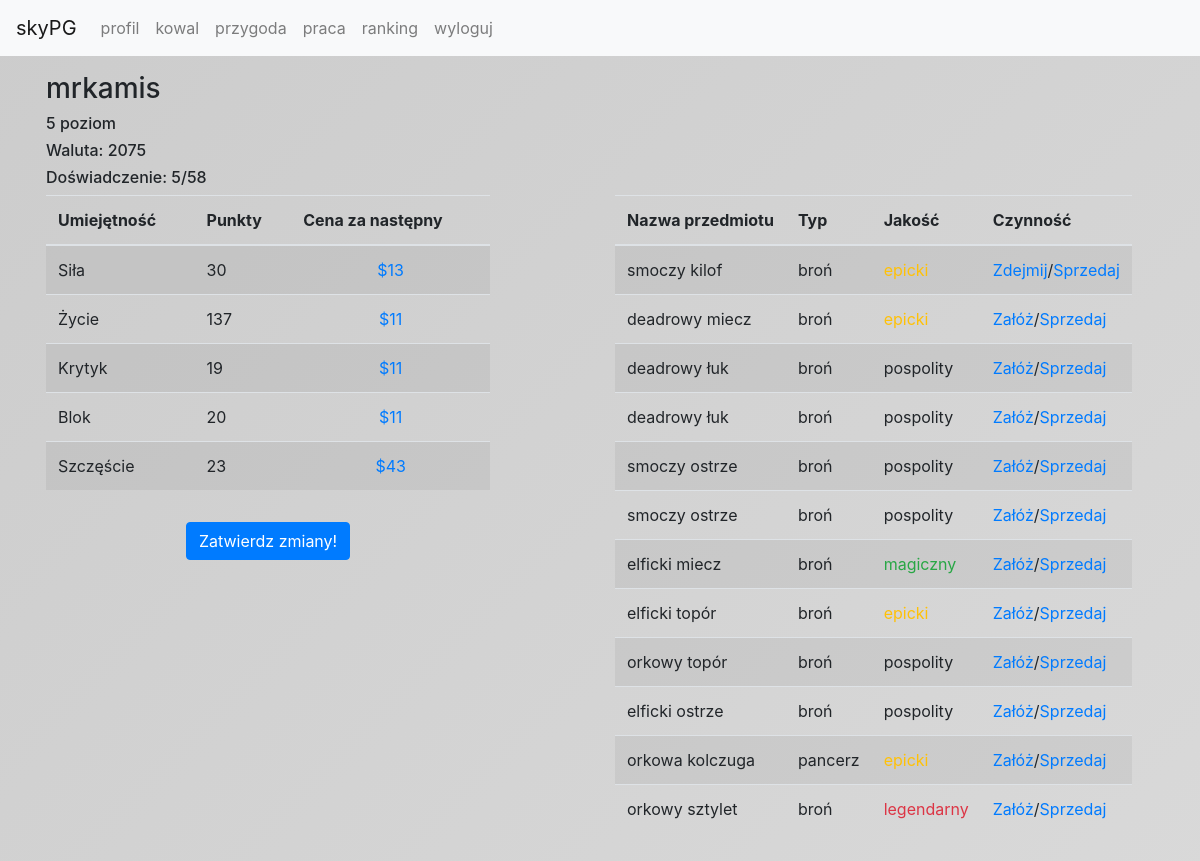
The page /profile (signed in) on the database as committed earlier.
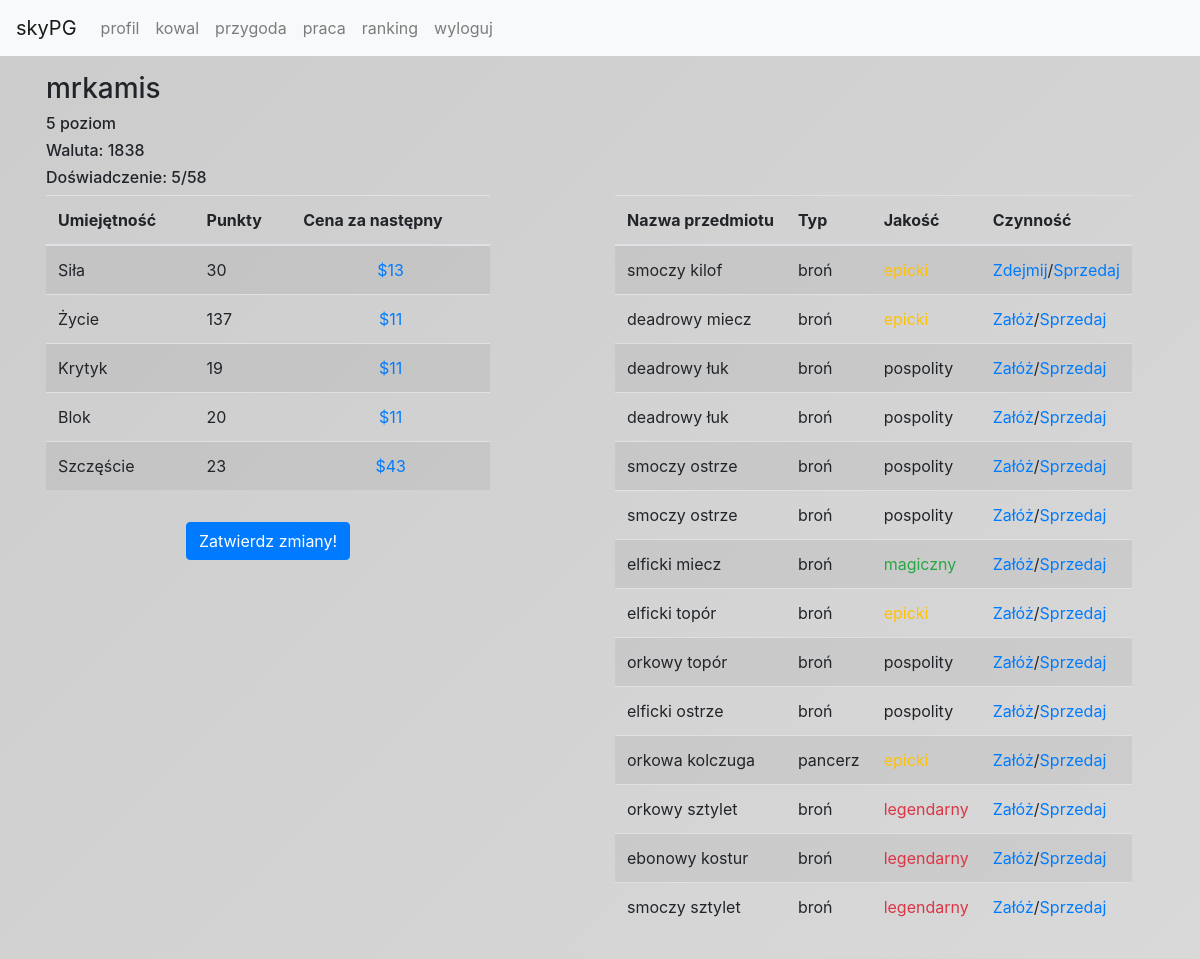
The same page on the database as committed later.
### tables this page shows
CREATE TABLE "users" (
	`id`	INTEGER PRIMARY KEY AUTOINCREMENT,
	`username`	TEXT UNIQUE,
	`password`	TEXT,
	`eq`	TEXT DEFAULT "[]",
	`messages`	TEXT DEFAULT "[]",
	`history`	TEXT DEFAULT "[]",
	`coins`	INTEGER DEFAULT 100,
	`level`	INTEGER DEFAULT 1,
	`statistics`	TEXT DEFAULT '{
  "strength": 15,
  "health": 100,
  "critical": 5,
  "block": 5,
  "luck": 5
}',
	`race`	TEXT,
	`desc`	TEXT DEFAULT "",
	`banned`	INTEGER DEFAULT 0,
	`weapons`	TEXT DEFAULT "[]",
	`experience`	INTEGER DEFAULT 0,
	`lastRefreshShop`	TEXT DEFAULT 0,
	`armors`	TEXT DEFAULT "[]"
);

### app/helpers/user.php (called while the page is built, shortened)
<?php
    class User {
        public static function isLogged() {
            if (isset($_SESSION['username']) && $_SESSION['logged']) {
                return true;
            }
            return false;
        }
        public static function getPublicInfo($username) {
            $conn = Db::getPDO();
            $query = $conn->prepare('SELECT username, level, statistics, race, desc, eq FROM users WHERE username LIKE ?');
            $query->bindParam(1, $username);
            $query->execute();
            $result = $query->fetchAll(PDO::FETCH_ASSOC);
            return $result;
        }
        public static function getAllInfo() {
            $conn = Db::getPDO();
            $query = $conn->prepare('SELECT * FROM users WHERE username LIKE ?');
            $query->bindParam(1, $_SESSION['username']);
            $query->execute();
            $result = $query->fetchAll(PDO::FETCH_ASSOC);
            return $result[0];
        }
    }
?>

### app/helpers/experience.php (called while the page is built, shortened)
<?php
    class Experience {
        public static function getHTML() {
            require_once __DIR__ . '\user.php';
            $user = User::getAllInfo();
            $level = $user['level'];
            $experience = $user['experience'];
            $nextLevel = round($level * 10 + 10 * 0.8);
            return $experience . '/' . $nextLevel;
        }
    }
?>

### app/helpers/statistics.php (called while the page is built, shortened)
<?php
    class Statistics {
        public static function getStatisticsWithEq($username) {
            require_once __DIR__ . '\user.php';
            $user = User::getPublicInfo($username);
            $user = $user[0];
            $statistics = json_decode($user['statistics']);
            $eq = json_decode($user['eq']);
            for ($i = 0; $i < count($eq); $i++) {
                if ($eq[$i]->type == 'broń' && $eq[$i]->state == true) {
                    $weapon = $eq[$i];
                } else if ($eq[$i]->type == 'pancerz' && $eq[$i]->state == true) {
                    $armor = $eq[$i];
                }
            }
            if (@$weapon) {
                $statistics->strength += $weapon->statistics->strength;
                $statistics->health += $weapon->statistics->health;
                $statistics->critical += $weapon->statistics->critical;
                $statistics->block += $weapon->statistics->block;
                $statistics->luck += $weapon->statistics->luck;
            }
            return $statistics;
        }
        public static function howMuchCost($value, $skill, $level) {
            switch ($skill) {
                case 0:
                    return round($value * $level * 0.1 + 5);
                    break;
                case 1:
                    return round($value * $level * 0.01 + 5);
                    break;
                case 2:
                    return round($value * $level * 0.25 + 5);
                    break;
                case 3:
                    return round($value * $level * 0.25 + 5);
                    break;
                case 4:
                    return round($value * $level * 0.75 + 5);
                    break;
            }
            return false;
        }
    }
?>

### app/views/profile/myProfile.phtml (the view, shortened to what this page needs)
<div class="container p-3">
    <?php
        require_once __DIR__ . '\..\..\helpers/user.php';
        $data = User::getAllInfo();
        echo '<h3>' . $data['username'] . '</h3> <h6>' . $data['level'] . ' poziom</h6><h6>Waluta: ' . $data['coins'] . '</h6>';
        require_once __DIR__ . '\..\..\helpers/statistics.php';
        $realStatistics = Statistics::getStatisticsWithEq($data['username']);
        require_once __DIR__ . '\..\..\helpers/experience.php';
        echo '<h6>Doświadczenie: ' . Experience::getHTML() . '</h6>';
    ?>
    <div class="row">
        <div class="col-md-5">
            <table class="table table-striped">
                <thead>
                    <tr>
                        <th>Umiejętność</th>
                        <th>Punkty</th>
                        <th>Cena za następny</th>
                    </tr>
                </thead>
                <tbody>
                    <tr>
                        <td>Siła</td>
                        <td><?php echo $realStatistics->strength ?></td>
                        <td class="text-center btn-link" id="strength">$<?php echo Statistics::howMuchCost($statistics->strength, 0, $data['level']); ?></td>
                    </tr>
                    <tr>
                        <td>Życie</td>
                        <td><?php echo $realStatistics->health ?></td>
                        <td class="text-center btn-link" id="strength">$<?php echo Statistics::howMuchCost($statistics->health, 1, $data['level']); ?></td>
                    <tr>
                        <td>Krytyk</td>
                        <td><?php echo $realStatistics->critical ?></td>
                        <td class="text-center btn-link" id="strength">$<?php echo Statistics::howMuchCost($statistics->critical, 2, $data['level']); ?></td>
                    <tr>
                        <td>Blok</td>
                        <td><?php echo $realStatistics->block ?></td>
                        <td class="text-center btn-link" id="strength">$<?php echo Statistics::howMuchCost($statistics->block, 3, $data['level']); ?></td>
                    <tr>
                        <td>Szczęście</td>
                        <td><?php echo $realStatistics->luck ?></td>
                        <td class="text-center btn-link" id="strength">$<?php echo Statistics::howMuchCost($statistics->luck, 4, $data['level']); ?></td>
                </tbody>
            </table>
            <div class="text-center container p-3">
                <a class="btn btn-primary" href="">Zatwierdz zmiany!</a>
            </div>
        </div>
        <div class="col-md-1">
        </div>
        <table class="table table-striped table-responsive col-md-6">
            <thead>
                <tr>
                    <th>Nazwa przedmiotu</th>
                    <th>Typ</th>
                    <th>Jakość</th>
                    <th>Czynność</th>
                </tr>
            </thead>
            <tbody>
                <?php
                    $eq = json_decode($data['eq']);
                    for ($i = 0; $i < count($eq); $i++) {
                        echo '<tr><td>';
                        echo isset($eq[$i]->typeOfWeapon) ? $eq[$i]->typeOfWeapon : $eq[$i]->typeOfArmor;
                        echo ' ' . $eq[$i]->name . '</td>
                            <td>' . $eq[$i]->type . '</td>
                            <td>' . $eq[$i]->HTMLQuality . '</td><td>';
                            if ($eq[$i]->state == false) {
                                echo '<a class="btn-link" href="equip/' . $eq[$i]->id . '">Załóż</a>';
                            } else {
                                echo '<a class="btn-link" href="dequip/' . $eq[$i]->id . '">Zdejmij</a>';
                            }
                            echo '/<a class="btn-link" href="sell/' . $eq[$i]->id . '">Sprzedaj</a>';
                        echo '</td></tr>';
                    }
                ?>
            </tbody>
        </table>
    </div>
</div>

### index.php (shortened to what this page needs)
<!DOCTYPE html>
<html lang="pl">
<head>
    <link href="public/stylesheets/bootstrap.min.css" rel="stylesheet">
    <link href="public/stylesheets/main.css#2" rel="stylesheet">
</head>
<body>
    <nav class="navbar navbar-expand-lg navbar-light bg-light">
        <a class="navbar-brand" href="./">skyPG</a>
        <div class="collapse navbar-collapse" id="navbar">
            <ul class="navbar-nav mr-auto">
                <li class="nav-item">
                    <a class="nav-link" href="/profile">profil</a>
                </li>
                <li class="nav-item">
                    <a class="nav-link" href="/smith">kowal</a>
                </li>
                <li class="nav-item">
                    <a class="nav-link" href="/adventure">przygoda</a>
                </li>
                <li class="nav-item">
                    <a class="nav-link" href="/job">praca</a>
                </li>
                <li class="nav-item">
                    <a class="nav-link" href="/ranking">ranking</a>
                </li>
                <li class="nav-item">
                    <a class="nav-link" href="/login">wyloguj</a>
                </li>
            </ul>
        </div>
    </nav>
    <?php
        require_once __DIR__ . '\app/helpers/router.php';
        Router::route($_GET);
    ?>
</body>
</html>

### app/helpers/router.php (shortened to what this page needs)
<?php
    class Router {
        public static function route($get) {
            $page = 'error';
            if (isset($get['page']) && $get != '') {
                $page = $get['page'];
            }
            switch ($page) {
                case 'profile':
                    require_once __DIR__ . '\..\controllers/profileController.php';
                    $controller = new ProfileController();
                    break;
            }
            return true;
        }
    }
?>

### app/controllers/profileController.php
<?php
    class ProfileController {
        public function __construct() {
            require_once __DIR__ . '\..\helpers/user.php';
            if (User::isLogged()) {
                $this->loadView();
                return true;
            } else {
                header('Location: /login');
            }
        }
        private function loadView() {
            require_once __DIR__ . '\..\views/profile.phtml';
        }
    }
?>

### app/views/profile.phtml
<?php
    if (isset($_GET['username'])) {
        require_once __DIR__ . '\profile/anotherProfile.phtml';
    } else {
        require_once __DIR__ . '\profile/myProfile.phtml';
    }
?>

### public/stylesheets/main.css (style rules this page uses)
body { background: linear-gradient(-45deg, #bbb, #aaa, #ddd, #ccc); background-size: 400% 400%; animation: gradiet 15s ease infinite; }
.btn-link { cursor: pointer; }

Rows that differ between the two databases and show on the page:
changed users "mrkamis": coins "2075" → "1838"
Other text that changed with them:
new list line: "ebonowy kostur broń legendarny"
new list line: "Załóż / Sprzedaj"
new list line: "smoczy sztylet broń legendarny"
